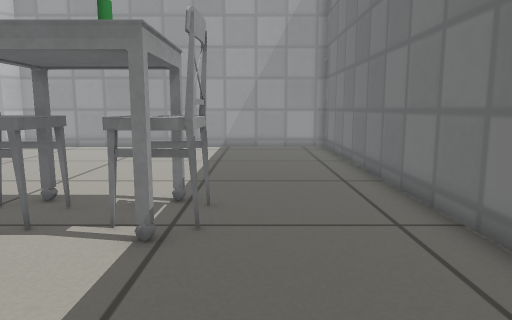
[1] (above)

12 first-person views from a walk through a robot-simulator world made for Gazebo. The camera is 0.51 m above the floor, tilts 8° down and sees 70° across. The floor is counted in squares, 0.25 m on a side. Each view is taken from the middle of a square. On the plan, view 1 faces up. The plan holds only what a view shows up to about 19 squares ahead; the rest is blank. The robots in the file are not drawn. Gazebo's built-in surfaces are drawn with simple patterns. Some stock models are drawn as simple stand-ins.

[2]
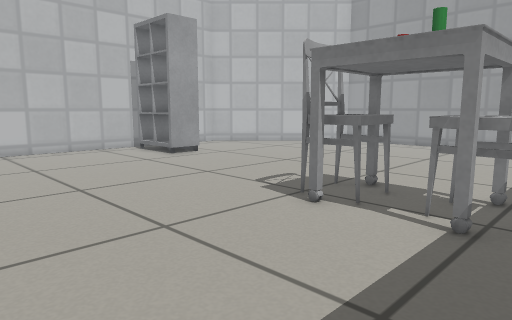

[3]
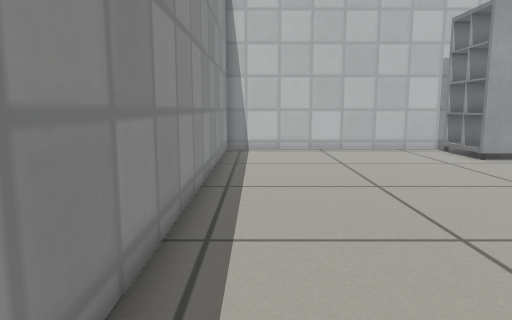

[4]
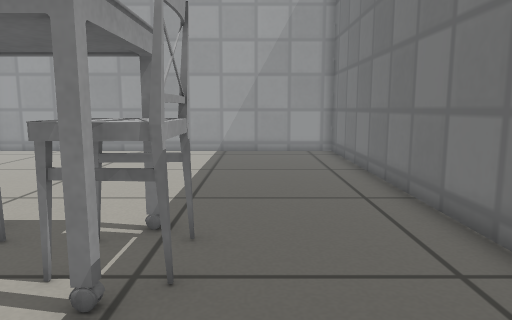

[5]
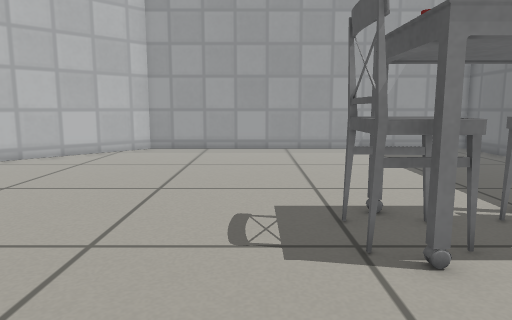

[6]
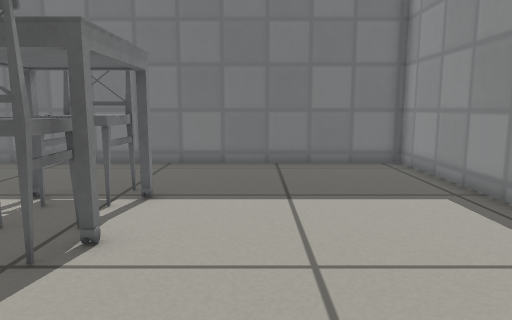

[7]
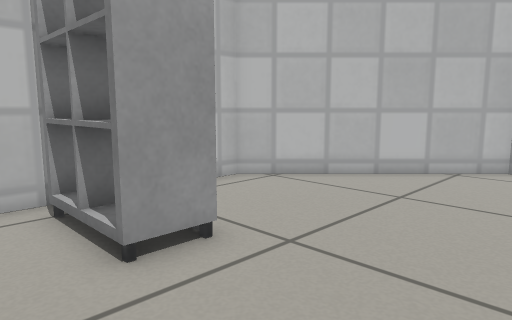

[8]
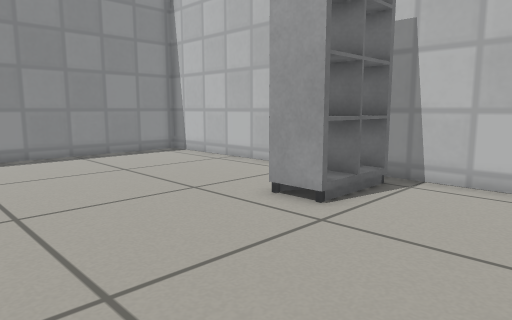

[9]
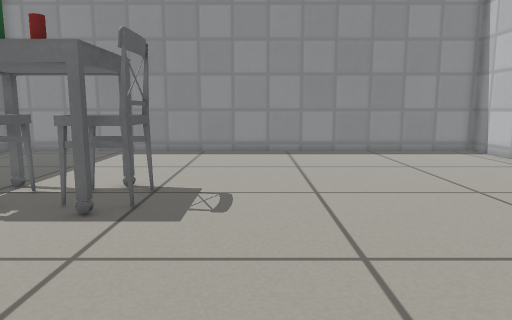

[10]
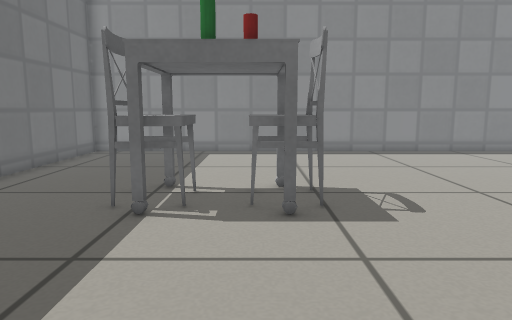

[11]
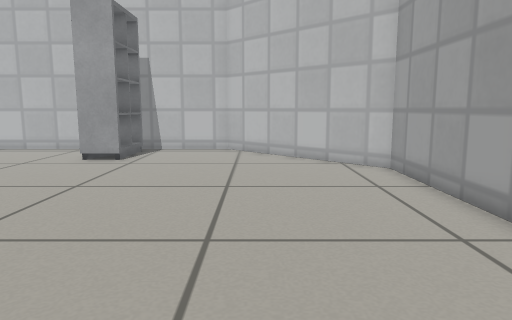

[12]
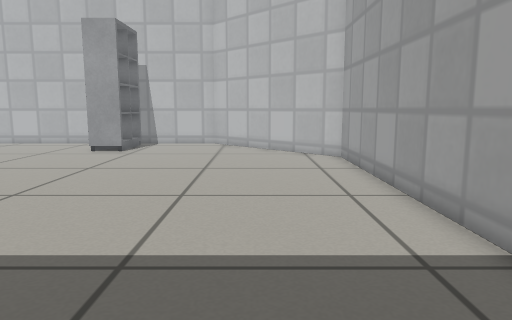

### Floor plan
Key: @ floor where view 1 was taken; # wall or solid block; . floor; S sink.
Columns run from 19 left of view 1 to 4 right of it. Each row starts with its distance up from view 1.
 20       ##################
 19      ##................#
 18     ##.................#
 17    ##..................#
 16   ##...................#
 15  ##....................#
 14 ##.....................#
 13 #......................#
 12 #......................#
 11 #......................#
 10 #......................#
  9 #.SSS..................#
  8 #.SSS.........SSSS.....#
  7 #.............SSSSS....#
  6 #.............SSSSS....#
  5 #......................#
  4 #......................#
  3 #......................#
  2 #......................#
  1 #......................#
  0 #..................@...#
 -1 #......................#
 -2 #......................#
 -3 ########################

Positions as (right, up) in squares from view 1, and headings:
1: (0, 0), facing up
2: (0, -1), facing up-left
3: (0, -1), facing left
4: (0, 2), facing up
5: (-7, 1), facing up
6: (-10, 3), facing right
7: (-10, 6), facing up-left
8: (-8, 14), facing down-left
9: (-8, 15), facing down
10: (-4, 15), facing down
11: (0, 15), facing left
12: (3, 16), facing left
